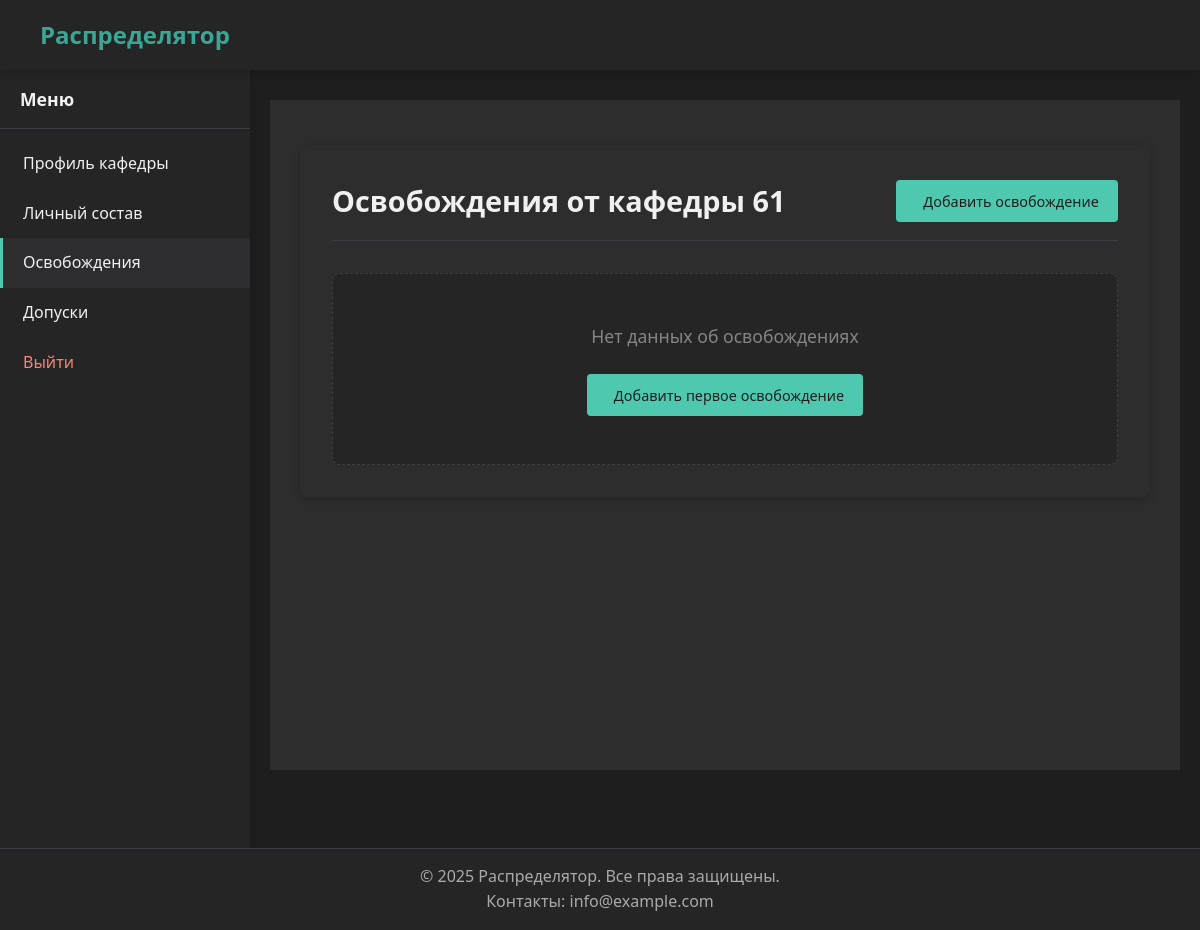
Page /department/missing/ (signed in) on the earlier database version.
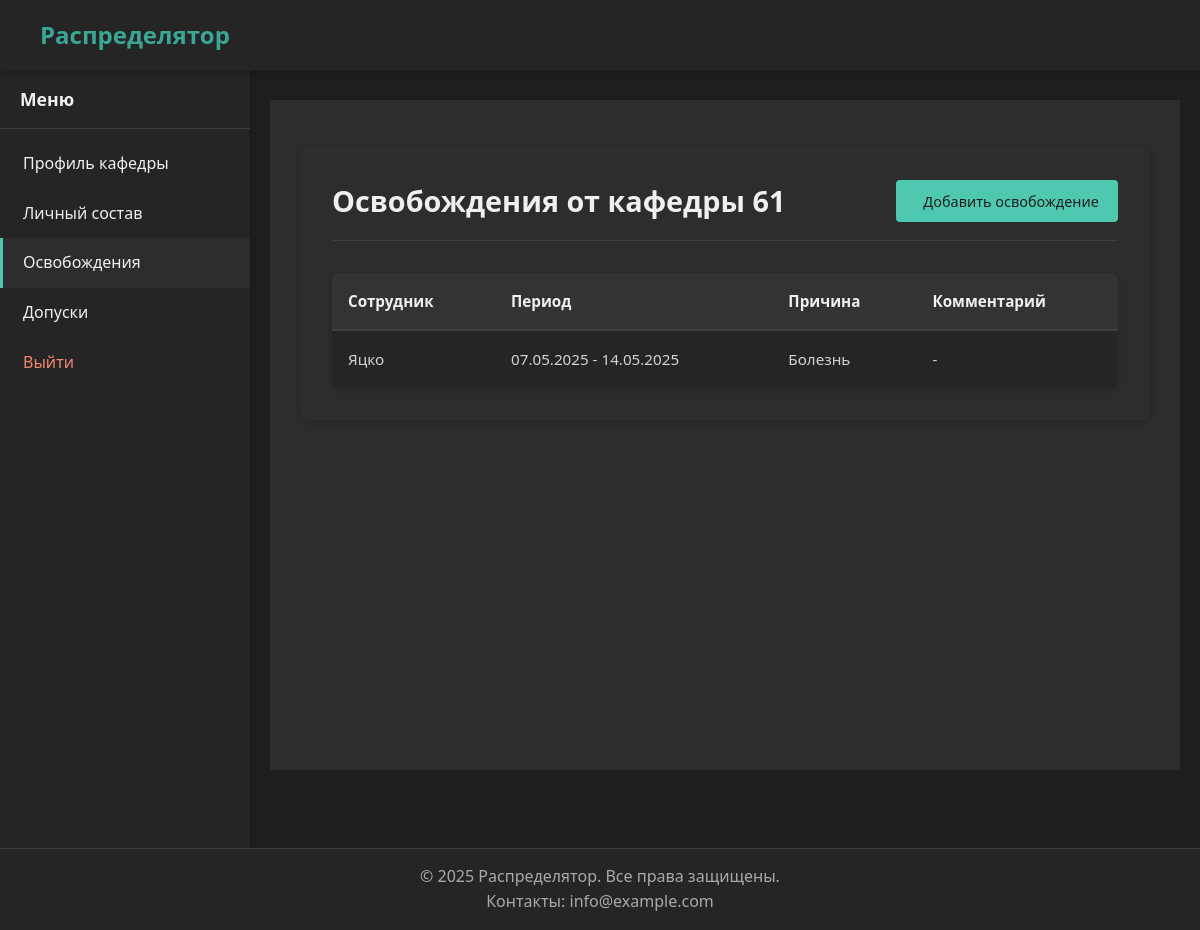
Same page on the later database version.
### missing/models.py (models this page shows, shortened)
class DepartmentMissing(models.Model):
    person = models.ForeignKey(
        People,
        verbose_name='Сотрудник',
        on_delete=models.CASCADE,
        related_name='department_missing'
    )
    start_date = models.DateField('Дата начала')
    end_date = models.DateField('Дата окончания')
    reason = models.CharField(
        'Причина',
        max_length=50,
        choices=MissingReason.choices,
        default=MissingReason.ILLNESS
    )
    comment = models.TextField('Комментарий', blank=True, null=True)
    class Meta:
        verbose_name = 'Освобождение от кафедры'
        verbose_name_plural = 'Освобождения от кафедр'
        ordering = ['-start_date']

### people/models.py (models this page shows, shortened)
class People(models.Model):
    full_name = models.CharField('ФИО', max_length=100)
    faculty = models.ForeignKey(
        Faculty,
        verbose_name='Факультет',
        on_delete=models.SET_NULL,
        null=True,
        blank=True
    )
    department = models.ForeignKey(
        Department,
        verbose_name='Кафедра',
        on_delete=models.SET_NULL,
        null=True,
        blank=True
    )
    rank = models.ForeignKey(
        Rank,
        verbose_name='Звание',
        on_delete=models.PROTECT
    )
    last_duty_date = models.DateField(
        'Дата последнего наряда',
        null=True,
        blank=True
    )
    workload = models.FloatField(
        'Нагрузка',
        default=0.0
    )
    class Meta:
        verbose_name = 'Человек'
        verbose_name_plural = 'Люди'
        ordering = ['full_name']

### missing/views.py (the view)
# urls.py: path('', views.department_missing_list, name='department_list'),
@login_required
def department_missing_list(request):
    if not hasattr(request.user, 'department'):
        messages.warning(request, 'У вас нет прав доступа к этому разделу')
        return redirect('home')
    missing_list = DepartmentMissing.objects.filter(
        person__department=request.user.department
    ).select_related('person').order_by('-start_date')
    return render(request, 'profiles/department/missing/department_missing_list.html', {
        'missing_list': missing_list,
        'department': request.user.department
    })

### templates/profiles/department/missing/department_missing_list.html (shortened to what this page needs)
{% extends "base_account.html" %}
{% load static %}
{% block extra_head %}
<link rel="stylesheet" href="{% static 'css/department.css' %}">
{% endblock %}
{% block sitebar_menu %}
<li><a href="{% url 'department:profile' %}" class="nav-item">Профиль кафедры</a></li>
<li><a href="{% url 'department:people:staff' %}" class="nav-item">Личный состав</a></li>
<li><a href="{% url 'department:missing:department_list' %}" class="nav-item active">Освобождения</a></li>
<li><a href="{% url 'department:permission:department_list' %}" class="nav-item">Допуски</a></li>
{% endblock %}
{% block account_content %}
<div class="department-staff-container">
    <div class="header-with-button">
        <h1>Освобождения от кафедры {{ department.name }}</h1>
        <a href="{% url 'department:missing:department_add' %}" class="add-button">
             Добавить освобождение
        </a>
    </div>
    {% if missing_list %}
    <div class="table-responsive">
        <table class="staff-table">
            <thead>
                <tr>
                    <th>Сотрудник</th>
                    <th>Период</th>
                    <th>Причина</th>
                    <th>Комментарий</th>
                </tr>
            </thead>
            <tbody>
                {% for missing in missing_list %}
                <tr onclick="window.location='{% url 'department:missing:department_edit' missing.pk %}';"
                    style="cursor: pointer;">
                    <td>{{ missing.person.full_name }}</td>
                    <td>{{ missing.start_date|date:"d.m.Y" }} - {{ missing.end_date|date:"d.m.Y" }}</td>
                    <td>{{ missing.get_reason_display }}</td>
                    <td>{{ missing.comment|default:"-"|truncatechars:30 }}</td>
                </tr>
                {% endfor %}
            </tbody>
        </table>
    </div>
    {% else %}
    <div class="empty-message">
        <p>Нет данных об освобождениях</p>
        <a href="{% url 'department:missing:department_add' %}" class="add-button">
             Добавить первое освобождение
        </a>
    </div>
    {% endif %}
</div>
{% endblock %}

Differences in the rows shown:
added DepartmentMissing: person.full_name "Яцко", start_date "07.05.2025", end_date "14.05.2025", reason "Болезнь", comment "-"
Other differences:
text no longer shown: "Нет данных об освобождениях Добавить первое освобождение"
text now shown: "Сотрудник Период Причина Комментарий"
